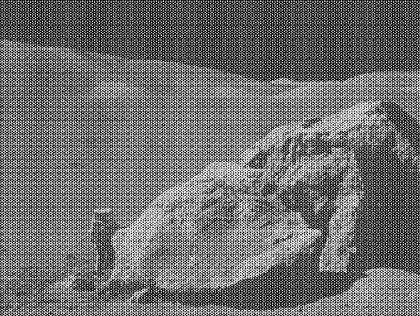
%> input picture ippr lab/notch.tif, 420 x 316 px, shrunk from 630 x 474 before the run
$ octave notch_restore.m   (GNU Octave 9; MATLAB toolbox functions it lacks are replaced by stand-ins)
%> lines starting %> are read from the running program, lines starting %| are printed output that depends on the picture
%   Notch Filter For Noise Filtering

clear all;
clc;
im=imread('C:\Users\TANAY\Desktop\ippr\ippr lab\notch.tif');
%> im is the input picture: size 316x420 uint8; min 0, max 255, mean 109.2
figure,imshow(im),title('Original image');

im=fftshift(fft2(im));

[rows,cols]=size(im);
%> rows = 316; cols = 420
c=0.05;
n=2;


figure,imshow(im),title('Original tranform image');
%> after `imshow(im)`:
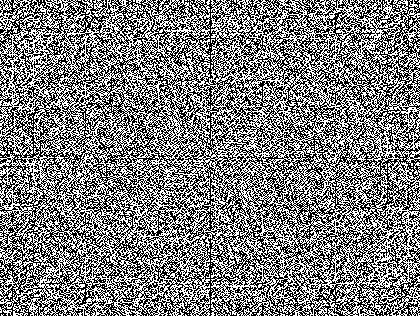
%> displayed picture: size 316x420, on the screen's scale of 0 to 255; min 0, max 255, mean 127.4

%   Co-ordinates Of noise using log-transform above
u(1)=145;
v(1)=75;
u(2)=145;
v(2)=-75;
cut_off=input('Enter the value for radius:');
%> the answer given: 3

centre_x=round(rows/2);
%> centre_x = 158
centre_y=round(cols/2);
%> centre_y = 210

for i=1:rows
    for j=1:cols
        for k=1:2
            d(k,i,j)=((i-centre_x-u(k))^2+(j-centre_y-v(k))^2)^(1/2);
            dm(k,i,j)=((i-centre_x+u(k))^2+(j-centre_y+v(k))^2)^(1/2);
        end
    end
end

for i=1:rows
    for j=1:cols
        h(i,j)=1;
    end
end
%> h: size 316x420 double; every value is 1

for i=1:rows
    for j=1:cols
        for k=1:2
            part1=1/(1+((cut_off/d(k,i,j))^(2*n)));
            part2=1/(1+((cut_off/dm(k,i,j))^(2*n)));
            h(i,j)=h(i,j)*part1*part2;
        end
    end
end
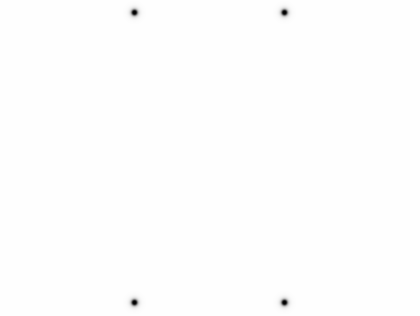
%> h: size 316x420 double; min 0, max 1, mean 0.999

for i=1:rows
    for j=1:cols
        outp(i,j)=h(i,j)*im(i,j);
    end
end

figure,imshow(outp),title('Filtered transform image');
im4=uint8(abs(ifft2(ifftshift(outp))));
figure;
imshow(im4);
